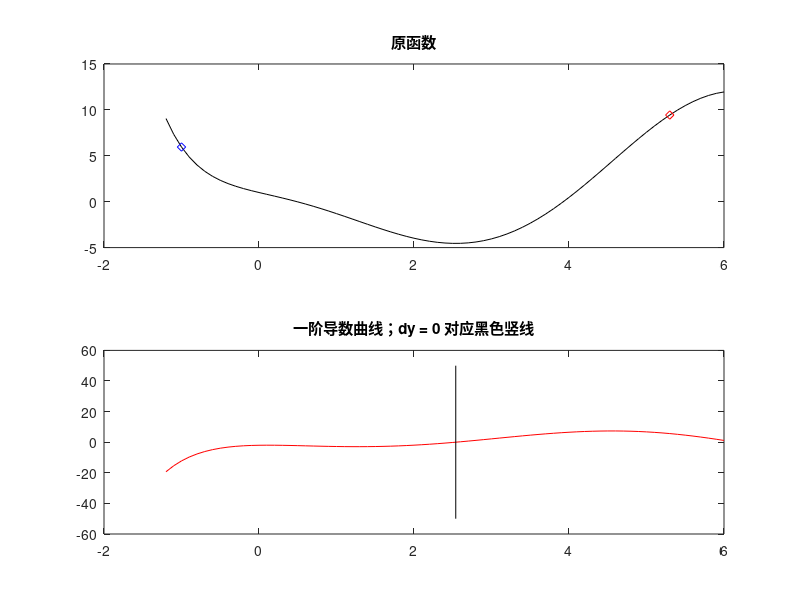
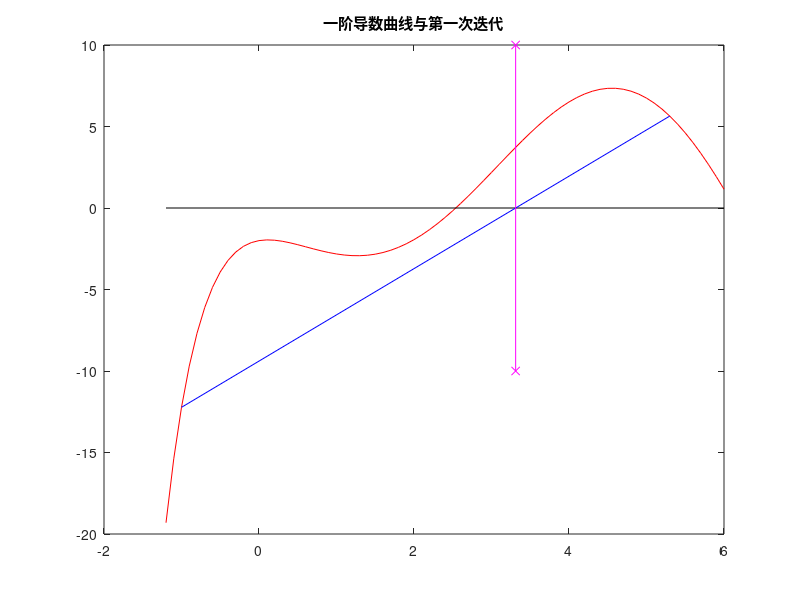
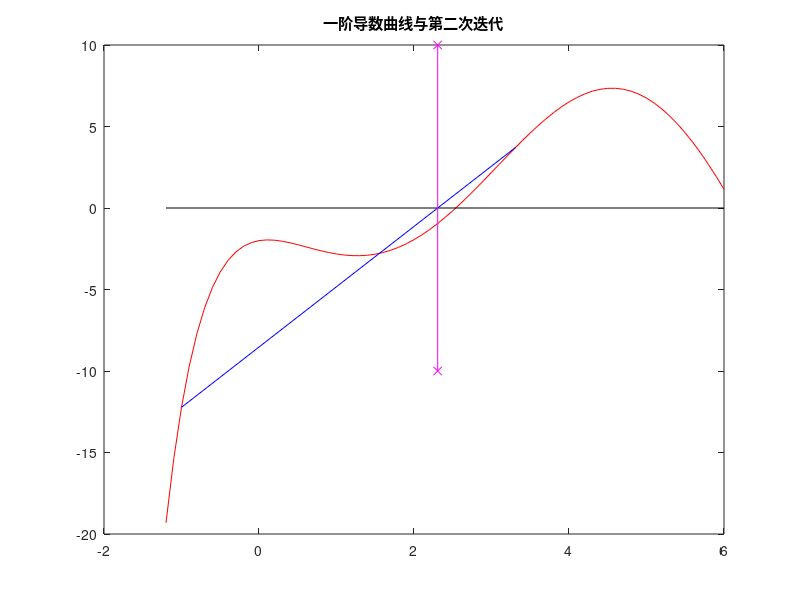
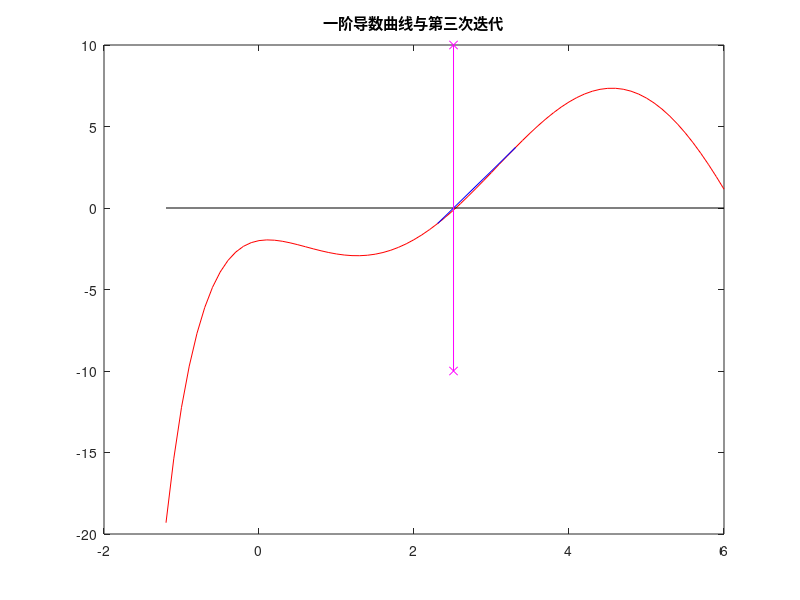

These figures' MATLAB source, in order:
% 例程 2.14  割线法的分步演示
%  割线法的应用 - 迭代过程的分步可视化演示
%  函数：y = -2x  sin(0.8x) + exp(-2x);
%  第一步：绘制函数曲线及其一阶导数曲线
x = -1.2: 0.1 : 6;
y = -2*x.*sin(0.8*x) + exp(-2*x);
k = 2*0.8;
dy = -2*sin(0.8*x) - k*x.*cos(0.8*x) - 2*exp(-2*x);
figure(1)
subplot(2, 1, 1);
plot(x, y, 'k');
title('原函数');
hold  on;
subplot(2, 1, 2)
plot(x, dy, 'r');
title('一阶导数曲线；dy = 0 对应黑色竖线');
hold  on;
%  标注导数为零的位置（函数极值点）
plot([2.5388, 2.5388], [-50, 50], 'k');
%  设置迭代初始区间 [a, b]
a= -1;  b = 5.3;
%  注意：a点和b点处的一阶导数符号必须相反
%  绘制初始区间的两个端点
ya = -2*a*sin(0.8*a) + exp(-2*a);
yb = -2*b*sin(0.8*b) + exp(-2*b);
subplot(2, 1, 1)
plot(a, ya, 'bd');
plot(b, yb, 'rd');
%  第一次迭代
%  计算a点和b点的一阶导数值
dya = -2*sin(0.8*a) - k*a*cos(0.8*a) - 2*exp(-2*a);
dyb = -2*sin(0.8*b) - k*b*cos(0.8*b) - 2*exp(-2*b);
%  计算割线法迭代公式中的商项
q = ((b - a)*dya)/(dyb - dya);
%  计算新的迭代点c
c = a - q  %  输出供用户查看
%  可视化第一次迭代的导数与新迭代点
figure(2)
plot(x, dy, 'r ');
hold on;
plot([x(1), x(end)], [0, 0], 'k');  %  绘制横轴
plot([a, b], [dya, dyb], 'b');
plot([c, c], [-10, 10], 'mx-');  %  绘制新迭代点c
title('一阶导数曲线与第一次迭代');
%  注释1：点c是a-b割线（蓝色）与横轴（黑色直线）的交点
%  注释2：函数极小值点对应导数曲线（红色）与横轴的交点
%  第二次迭代，更新b点为新的迭代点c：
b = c;
%  重新计算b点的函数值和一阶导数值
yb = -2*b*sin(0.8*b) + exp(-2*b);
dyb = -2*sin(0.8*b) - k*b*cos(0.8*b) - 2*exp(-2*b);
%  计算割线法迭代公式中的商项
q = ((b - a)*dya)/(dyb - dya);
%  计算新的迭代点c
c = a - q  %  输出供用户查看
%  可视化第二次迭代的导数与新迭代点
figure(3)
plot(x, dy, 'r');
hold on;
plot([x(1), x(end)], [0, 0], 'k');  %  绘制横轴
plot([a, b], [dya, dyb], 'b');
plot([c, c], [-10, 10], 'mx-');  %  绘制新迭代点c
title('一阶导数曲线与第二次迭代');
%  计算c点的一阶导数值
dyc = -2*sin(0.8*c) - k*c*cos(0.8*c) - 2*exp(-2*c)
%  该导数值为负，因此将a点更新为c
a = c;
%  第三次迭代
ya = -2*a*sin(0.8*a) + exp(-2*a);
dya = -2*sin(0.8*a) - k*a*cos(0.8*a) - 2*exp(-2*a);
%  计算割线法迭代公式中的商项
q = ((b-a)*dya)/(dyb - dya);
%  计算新的迭代点c
c = a - q  %  输出供用户查看
%  可视化第三次迭代的导数与新迭代点
figure(4)
plot(x, dy, 'r');
hold  on;
plot([x(1), x(end)], [0, 0], 'k');  %  绘制横轴
plot([a, b], [dya, dyb], 'b');
plot([c, c], [-10, 10], 'mx-');  %  绘制新迭代点c
title('一阶导数曲线与第三次迭代');
%  计算c点的一阶导数值
dyc = -2*sin(0.8*c) - k*c*cos(0.8*c) - 2*exp(-2*c)
%  该导数值为负，因此将a点更新为c
a = c;
%  以此类推（后续迭代逻辑相同）
